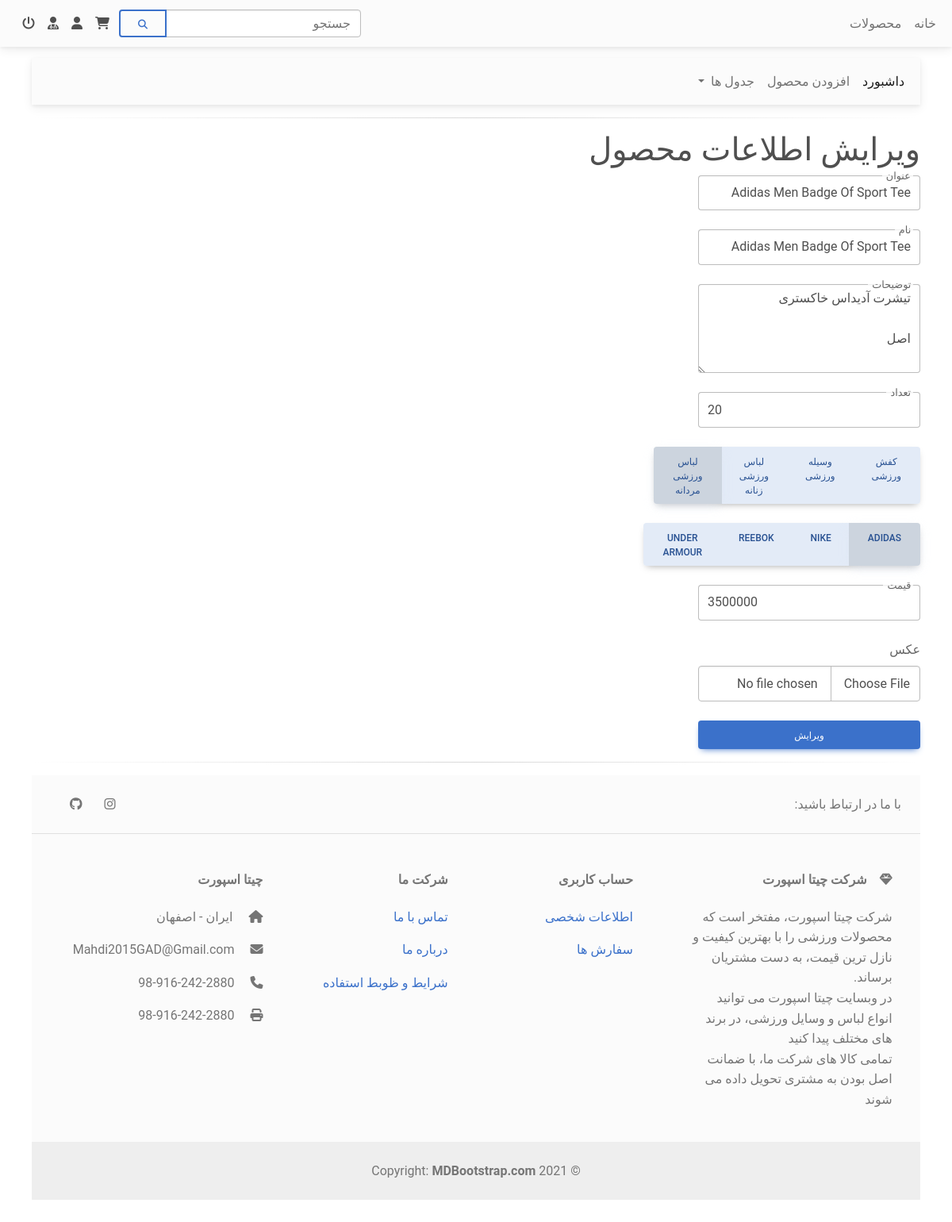
/EditProduct.php?id=2 (signed in), run on an earlier commit of the app's database.
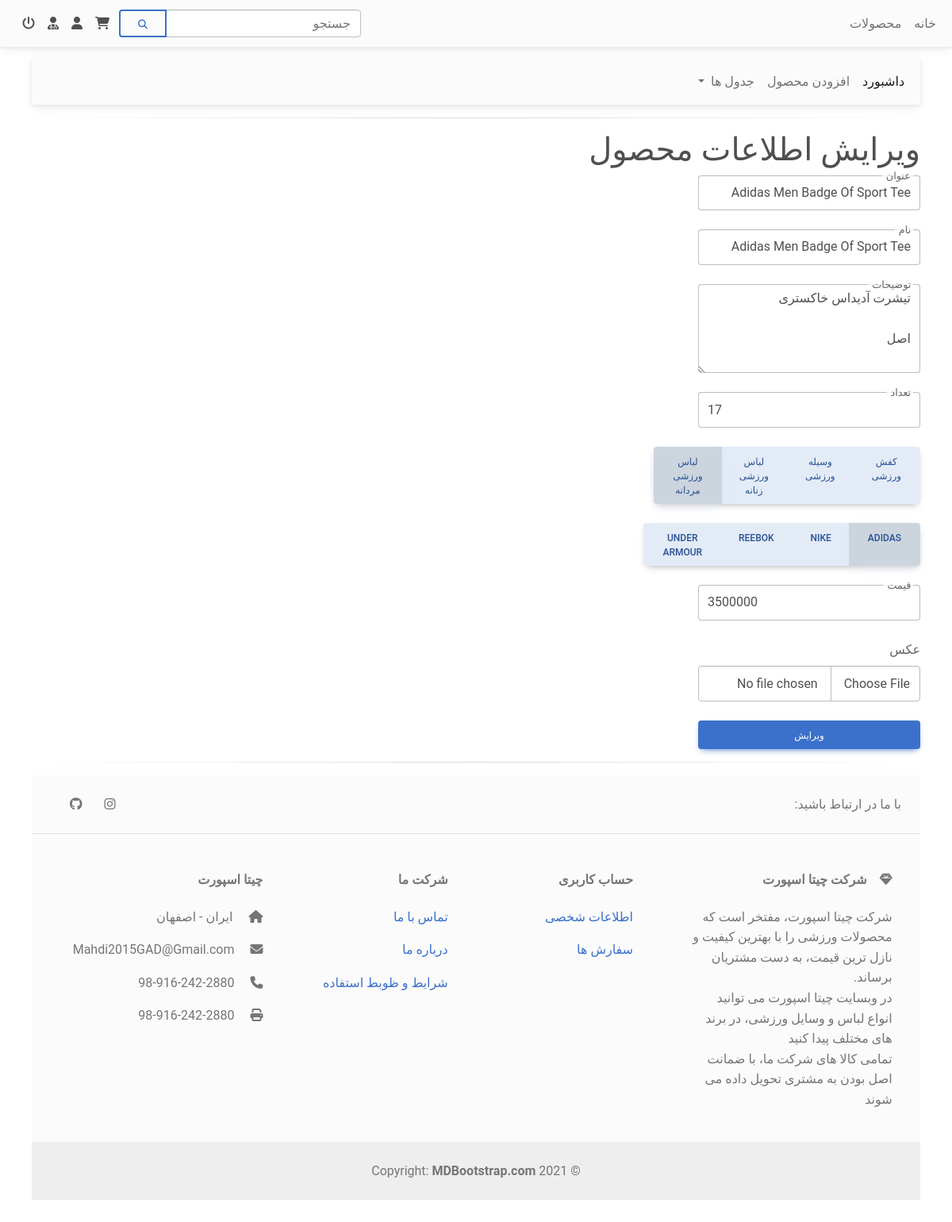
And on a later commit of the database.
### tables this page shows
CREATE TABLE IF NOT EXISTS `product` (
  `id` int(11) NOT NULL AUTO_INCREMENT,
  `producttitle` varchar(255) NOT NULL,
  `productname` varchar(255) NOT NULL,
  `productdescription` text NOT NULL,
  `productquantity` int(11) NOT NULL,
  `category` varchar(255) NOT NULL,
  `brand` varchar(255) NOT NULL,
  `productprice` int(11) NOT NULL,
  `productimg` varchar(255) NOT NULL,
  PRIMARY KEY (`id`)
);

### Settings.php (called while the page is built)
<?php
    $dbhost = 'localhost';
    $dbuser = 'root';
    $dbpass = '';
    $dbname = 'cheetah_sport';
?>

### DataBase.php (called while the page is built, shortened)
<?php
class db {
    protected $connection;
	protected $query;
	public function __construct($dbhost = '', $dbuser = '', $dbpass = '', $dbname = '', $charset = 'utf8') {
		$this->connection = new mysqli($dbhost, $dbuser, $dbpass, $dbname);
		$this->connection->set_charset($charset);
	}
    public function query($query) {
		if ($this->query = $this->connection->prepare($query)) {
            if (func_num_args() > 1) {
                $x = func_get_args();
                $args = array_slice($x, 1);
				$types = '';
                $args_ref = array();
                foreach ($args as $k => &$arg) {
					if (is_array($args[$k])) {
						foreach ($args[$k] as $j => &$a) {
							$types .= $this->_gettype($args[$k][$j]);
							$args_ref[] = &$a;
						}
					} else {
	                	$types .= $this->_gettype($args[$k]);
	                    $args_ref[] = &$arg;
					}
                }
				array_unshift($args_ref, $types);
                call_user_func_array(array($this->query, 'bind_param'), $args_ref);
            }
            $this->query->execute();
        } else {
            $this->error('Unable to prepare MySQL statement (check your syntax) - ' . $this->connection->error);
        }
		return $this;
    }
	public function fetchArray() {
	    $params = array();
        $row = array();
	    $meta = $this->query->result_metadata();
	    while ($field = $meta->fetch_field()) {
	        $params[] = &$row[$field->name];
	    }
	    call_user_func_array(array($this->query, 'bind_result'), $params);
        $result = array();
		while ($this->query->fetch()) {
			foreach ($row as $key => $val) {
				$result[$key] = $val;
			}
		}
        $this->query_closed = TRUE;
		return $result;
	}
	private function _gettype($var) {
	    if (is_string($var)) return 's';
	    if (is_int($var)) return 'i';
	    return 'b';
	}
}
?>

### EditProduct_View.php (the view, shortened to what the changed rows need)
<!doctype html>
<html lang="fa">
    <head>
        <link rel = "stylesheet" href = "Styles\css\mdb.rtl.min.css" type = "text/css">
    </head>
    <body>
        <?php include 'Header.php'; ?>
        <?php include 'AsideNav.php'; ?>
        <main>
            <div>
                <hr class="hr hr-blurry" />
                <h1>ویرایش اطلاعات محصول</h1>
                <div>
                    <form action="" method="post" class="col-md-3">
                        <div class="form-outline mb-4">
                            <input type="text" id="producttitle" name="producttitle" class="form-control form-control-lg" value = "<?php echo $producttitle; ?>" required />
                            <label class="form-label" for="producttitle">عنوان</label>
                        </div>
                        <div class="form-outline mb-4">
                            <input type="text" id="productname" name="productname" class="form-control form-control-lg" value = "<?php echo $productname; ?>" required />
                            <label class="form-label" for="productname">نام</label>
                        </div>
                        <div class="form-outline mb-4">
                            <textarea class="form-control" id="productdescription" name="productdescription" rows="4" required><?php echo $productdescription; ?></textarea>
                            <label class="form-label" for="productdescription">توضیحات</label>
                        </div>
                        <div class="form-outline mb-4">
                            <input type="number" id="productquantity" name="productquantity" class="form-control form-control-lg" value = "<?php echo $productquantity; ?>" required />
                            <label class="form-label" for="productquantity">تعداد</label>
                        </div>
                        <div class="btn-group mb-4">
                            <label class="btn btn-secondary" for="sportshoes">کفش ورزشی</label>
                            <label class="btn btn-secondary" for="sportsequipment">وسیله ورزشی</label>
                            <label class="btn btn-secondary" for="womensportswear">لباس ورزشی زنانه</label>
                            <label class="btn btn-secondary" for="mensportswear">لباس ورزشی مردانه</label>
                        </div>
                        <div class="btn-group mb-4">
                            <label class="btn btn-secondary" for="adidas">Adidas</label>
                            <label class="btn btn-secondary" for="nike">Nike</label>
                            <label class="btn btn-secondary" for="reebok">Reebok</label>
                            <label class="btn btn-secondary" for="underarmour">Under Armour</label>
                        </div>
                        <div class="form-outline mb-4">
                            <input type="number" id="productprice" name="productprice" class="form-control form-control-lg" value = "<?php echo $productprice; ?>" required />
                            <label class="form-label" for="productprice">قیمت</label>
                        </div>
                        <div class="mb-4">
                            <label class="form-label" for="productimg">عکس</label>
                            <input type="file" class="form-control form-control-lg" name="productimg" id="productimg" value = "<?php echo $productimg; ?>" />
                        </div>
                        <button type="submit" name = "submit" class="btn btn-primary btn-block">ویرایش</button>
                    </form>
                </div>
            </div>
        </main>
        <?php include 'Footer.php'; ?>
    </body>
</html>

What changed in the data, as far as the page shows it:
changed product "Adidas Men Badge Of Sport Tee": productquantity "20" → "17"
